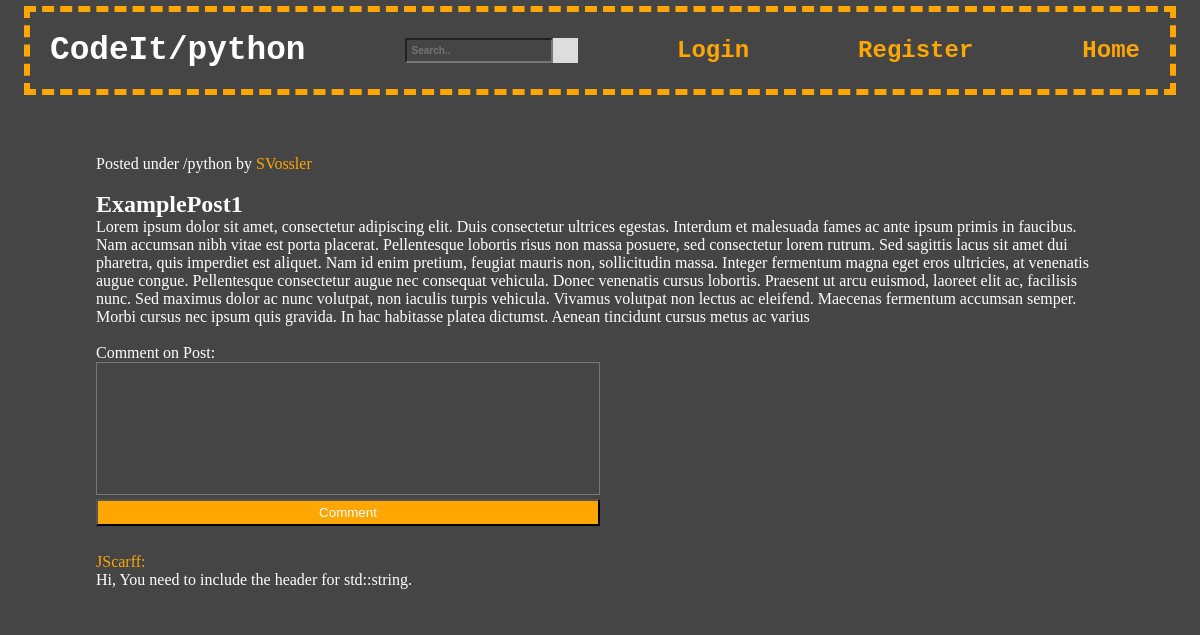
/post?post_id=1, run on an earlier commit of the app's database.
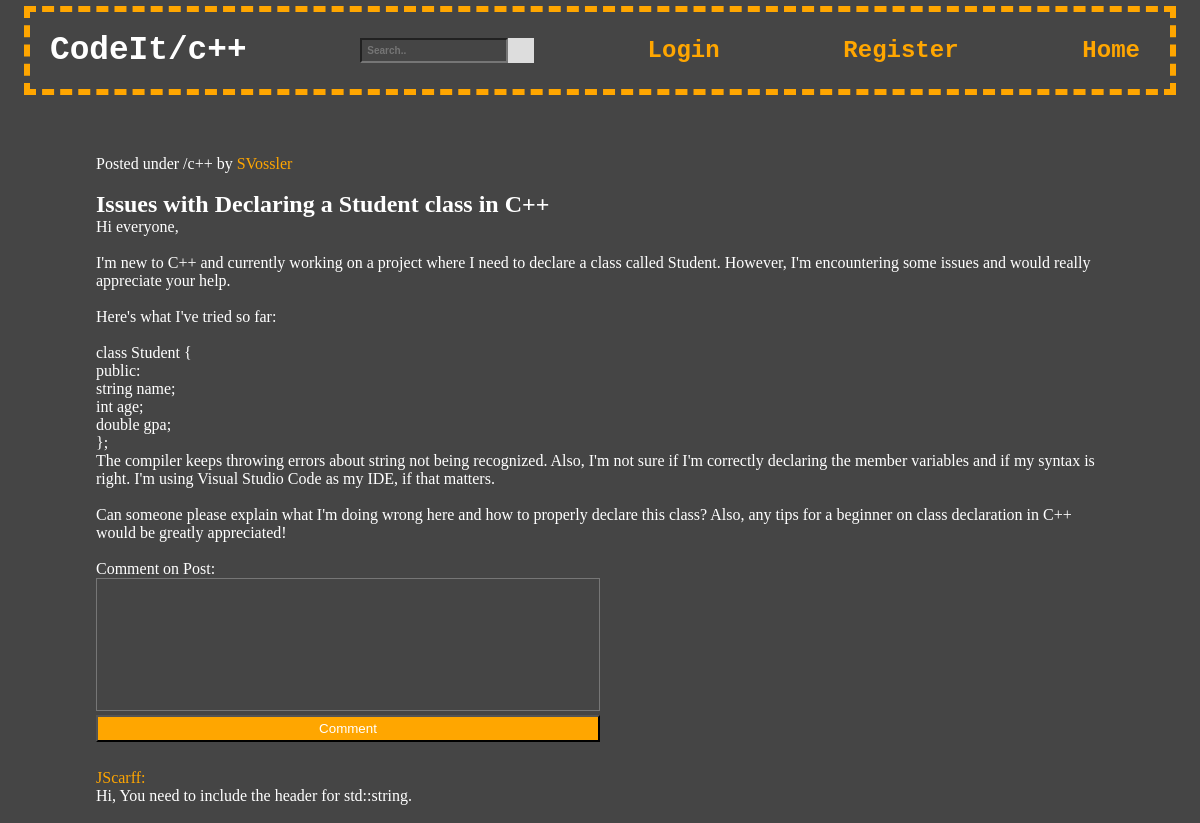
And on a later commit of the database.
### tables this page shows
CREATE TABLE ForumPost(
        PostId INTEGER PRIMARY KEY NOT NULL,
        PostedBy TEXT NOT NULL,
        PostTitle TEXT NOT NULL,
        PostContent TEXT NOT NULL,
        PostSubForum TEXT NOT NULL,
        Upvotes INTEGER NOT NULL,
        Downvotes INTEGER NOT NULL
    );

### run.py (the view)
@app.route("/post")
def post():
    id = request.args.get('post_id')
    con = sql.connect("ForumPosts.db")
    con.row_factory = sql.Row
    cur = con.cursor()
    sql_select_query = """select * from ForumPost WHERE\
        PostId = ?"""
    cur.execute(sql_select_query, (id,))
    post = cur.fetchone()
    con.close()
    postDict = None
    if post:
        postDict = {
            "postId": post[0],
            "postedBy": post[1],
            "title": post[2],
            "content": post[3],
            "subforum": post[4]
        }
    con = sql.connect("PostComments.db")
    con.row_factory = sql.Row
    cur = con.cursor()
    sql_select_query = """select * from PostComment where\
        PostId = ?"""
    cur.execute(sql_select_query, (id,))
    comments = cur.fetchall()
    print(comments)
    con.close()
    return render_template('post.html',
            postDict = postDict, comments=comments )

### templates/post.html (shortened to what this page needs)
<!DOCTYPE html>
<html lang="en">
<head>
    <link href="../static/css/post.css" rel="stylesheet">
</head>
<body>
    <nav class="nav-bar">
        <div class="forum-logo">
          <h3>CodeIt/{{postDict['subforum']}}</h3>
        </div>
        <div class="search-container">
          <form action="/index">
            <input type="text" placeholder="Search.." name="search">
            <button type="submit"></button>
          </form>
        </div>
        {% if not session['logged_in'] %}
          <a href="/login-clicked">Login</a>
          <a href="/register">Register</a>
        {% endif %}
        <a href="/index">Home</a>
    </nav>
    <div class="post-container">
      <header>
        <p>Posted under /{{postDict["subforum"]}} by <a href="{{url_for('profile', posted_by=postDict['postedBy'])}}">{{postDict["postedBy"]}}</a> </p> <br />
        <h2>{{postDict["title"]}}</h2>
      </header>
      <article>
        <p>{{postDict["content"]|safe}}</p> <br />
      </article>
      <footer>
        <p>Comment on Post:
          </p>
        <div class="comment-input-container">
          <form action="{{ url_for('comment_submit', post_id=postDict['postId']) }}" method="post">
            <textarea class="comment-input" name="comment-content"></textarea>
            <input class="button" type="submit" value="Comment" />
          </form>
        </div>
        <br/>
        <br/>
        <br/>
        {% for comment in comments %}
            <a href="{{url_for('profile', posted_by=comment['CommentedBy'])}}">{{comment["CommentedBy"]}}:</a>
            <p>{{ comment["CommentContent"]|safe }}</p> <br/>
        {% endfor %}
      </footer>
    </div>
</body>
</html>

What changed in the data, as far as the page shows it:
changed ForumPost "SVossler": subforum "python" → "c++"; title "ExamplePost1" → "Issues with Declaring a Student class in C++"; content "Lorem ipsum dolor sit amet, consectetur adipiscing elit. Duis consectetur ultrices egestas. Interdum et malesuada fames ac ante ipsum primis in faucibus. Nam accumsan nibh vitae est porta placerat. Pellentesque lobortis risus non massa posuere, sed consectetur lorem rutrum. Sed sagittis lacus sit amet dui pharetra, quis imperdiet est aliquet. Nam id enim pretium, feugiat mauris non, sollicitudin massa. Integer fermentum magna eget eros ultricies, at venenatis augue congue. Pellentesque consectetur augue nec consequat vehicula. Donec venenatis cursus lobortis. Praesent ut arcu euismod, laoreet elit ac, facilisis nunc. Sed maximus dolor ac nunc volutpat, non iaculis turpis vehicula. Vivamus…" → "Hi everyone, I'm new to C++ and currently working on a project where I need to declare a class called Student. However, I'm encountering some issues and would really appreciate your help. Here's what I've tried so far: class Student { public: string name; int age; double gpa; }; The compiler keeps throwing errors about string not being recognized. Also, I'm not sure if I'm correctly declaring the member variables and if my syntax is right. I'm using Visual Studio Code as my IDE, if that matters. Can someone please explain what I'm doing wrong here and how to properly declare this class? Also, any tips for a beginner on class declaration in C++ would be greatly appreciated!"
